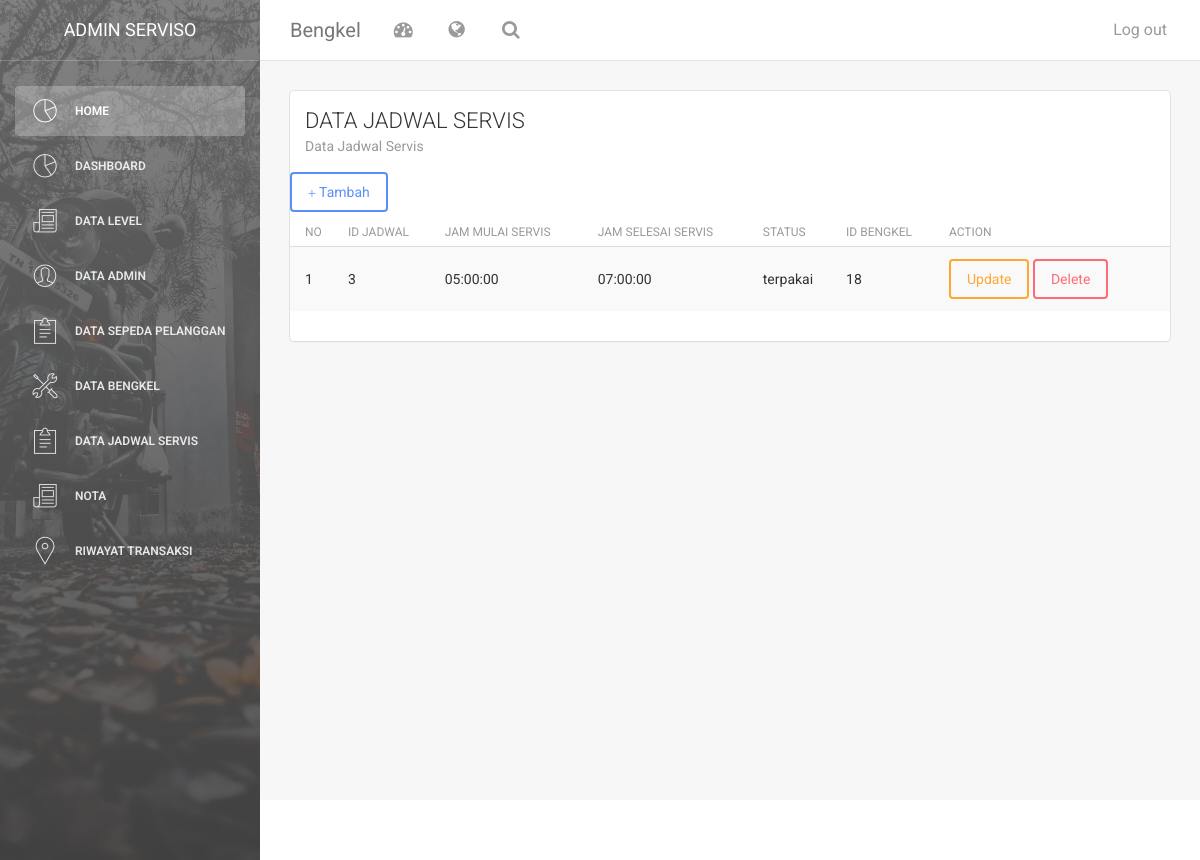
Page /index.php/jadwal on the committed database.
### tables this page shows
CREATE TABLE `jadwal` (
  `id_jadwal` int(50) NOT NULL,
  `jadwal_mulai` time NOT NULL,
  `jadwal_selesai` time NOT NULL,
  `id_bengkel` int(11) NOT NULL,
  `status` varchar(10) NOT NULL
);

CREATE TABLE `bengkel` (
  `id_bengkel` int(50) NOT NULL,
  `deskripsi` text NOT NULL,
  `alamat` text NOT NULL,
  `jadwal` time DEFAULT NULL,
  `jam_tutup` time NOT NULL,
  `nama_bengkel` varchar(225) NOT NULL,
  `foto` text NOT NULL,
  `maps` varchar(255) NOT NULL
);

### application/controllers/jadwal.php (called while the page is built, shortened)
<?php
class jadwal extends CI_Controller {
        public function __construct()
        {
          $this->load->model('jadwal_m');
          $this->load->library('form_validation');
      }
	public function index()
	{
        $data['konten']="v_jadwal";
        $this->load->model('bengkel_m', 'beng');
		$data['data_bengkel']=$this->beng->get_bengkel();
        $this->load->model('jadwal_m');
        $data['arr']=$this->jadwal_m->get_jadwal();
        $this->load->view('dashboard',$data, FALSE);
        }
    }

### index.php (called while the page is built, shortened)
<?php
require_once BASEPATH.'core/CodeIgniter.php';

### application/models/jadwal_m.php (called while the page is built, shortened)
<?php
class jadwal_m extends CI_Model {
	public function get_jadwal()
	{
       $arr= $this->db->join('bengkel','bengkel.id_bengkel=jadwal.id_bengkel')
                        ->get('jadwal')->result();
                        return $arr;
    }
}

### application/views/v_jadwal.php (the view, shortened to what this page needs)
<div class="content">
            <div class="container-fluid">
                <div class="row">
                    <div class="col-md-12">
                        <div class="card">
                            <div class="header">
                            <h4 class="title">DATA JADWAL SERVIS</h4>
                                <p class="category">Data Jadwal Servis</p>
                            </div>
                            <div class="content table-responsive table-full-width">
                                <table class="table table-hover table-striped">
                                <a href="#tambah" class="btn btn-primary" data-toggle="modal"><span class="glyphicon glyphicon-plus"></span> Tambah</a>
                                    <thead>
                                        <th>NO</th>
                                        <th>ID JADWAL</th>
                                        <th>JAM MULAI SERVIS</th>
                                        <th>JAM SELESAI SERVIS</th>
                                        <th>STATUS</th>
                                        <th>ID BENGKEL</th>
                                        <th>ACTION</th>
                                    </thead>
                                    <?php
                                     $no=0;
                                 foreach ($arr as $dt_jadwal) {
                                    $no++;
                                        echo '<tr>
                                <td>'.$no.'</td>
                                <td>'.$dt_jadwal->id_jadwal.'</td>
                                <td>'.$dt_jadwal->jadwal_mulai.'</td>
                                <td>'.$dt_jadwal->jadwal_selesai.'</td>
                                <td>'.$dt_jadwal->status.'</td>
                                <td>'.$dt_jadwal->id_bengkel.'</td>
                                <td><a href="#update_jadwal" class="btn btn-warning" data-toggle="modal" onclick="tm_detail('.$dt_jadwal->id_jadwal.')">Update</a>
                                <a href="'.base_url('index.php/jadwal/hapus_jadwal/'.$dt_jadwal->id_jadwal).'" onclick="return confirm(\'anda yakin?\')" class="btn btn-danger">Delete</a></td>
                             </tr>';
                                }
                                ?>
                                </table>
    </div>
  </div>
</div>
                            </div>
                        </div>
                    </div>
                </div>
            </div>
        <footer class="footer">
            <div class="container-fluid">
                <nav class="pull-left">
                    <ul>
                        <li>
                            <a href="#">
                            </a>
                        </li>
                        <li>
                            <a href="#">
                            </a>
                        </li>
                        <li>
                            <a href="#">
                            </a>
                        </li>
                    </ul>
                </nav>
            </div>
        </footer>

### rows in the picture
jadwal: id_jadwal "3", jadwal_mulai "05:00:00", jadwal_selesai "07:00:00", status "terpakai", id_bengkel.id_bengkel "18"
